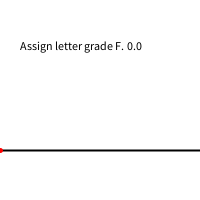
Frame 1 (no input)
Frame 60 (the mouse pressed at the canvas centre just before this capture): identical to frame 1, image omitted
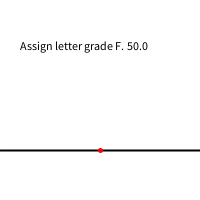
Frame 120 (the mouse held since frame 60 and released just before this capture)

The Processing sketch that drew these frames (run headless with seeded random() and noise(); from frame 60 on, the mouse is pressed at the canvas centre):

// Processing sketch: Grade_Scale
// ── Grade_Scale.pde
void setup() {
  size(200, 200);
}

void draw() {
  background(255);
  stroke(0);
  strokeWeight(2);
  line(0,150,width,150);
  stroke(255,0,0);
  strokeWeight(5);
  point(mouseX,150);
  displayGrade(mouseX/2);
}

void displayGrade(float grade) {
  fill(0);
  if (grade>=94) {
    text("Assign letter grade A. " + grade,20,50);
  } else if (grade<94 && grade>=89) {
    text("Assign letter grade A-. " + grade,20,50);
  } else if (grade<89 && grade>=87) {
    text("Assign letter grade B+. " + grade,20,50);
  } else if (grade<87 && grade>=83) {
    text("Assign letter grade B. " + grade,20,50);
  } else if (grade<83 && grade>=80) {
    text("Assign letter grade B-. " + grade,20,50);
  } else if (grade<80 && grade>=77) {
    text("Assign letter grade C+. " + grade,20,50);
  } else if (grade<77 && grade>=73) {
    text("Assign letter grade C. " + grade,20,50);
  } else if (grade<73 && grade>=70) {
    text("Assign letter grade C-. " + grade,20,50);
  } else if (grade<70 && grade>=67) {
    text("Assign letter grade D+. " + grade,20,50);
  } else if (grade<67 && grade>=63) {
    text("Assign letter grade D. " + grade,20,50);
  } else if (grade<63 && grade>=60) {
    text("Assign letter grade D-. " + grade,20,50);
  } else { //Catch-all
    text("Assign letter grade F. " + grade,20,50);
  }
}
